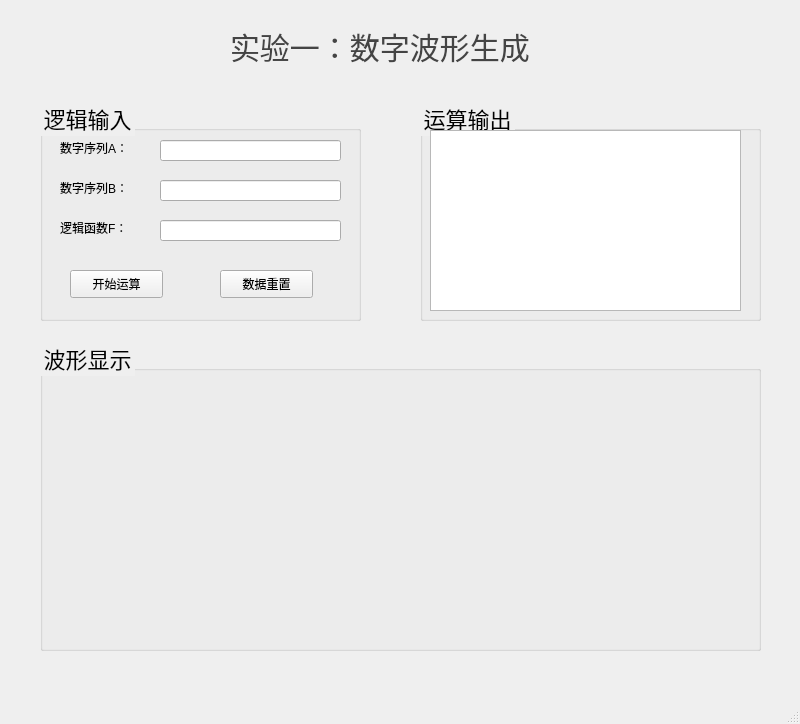
<?xml version="1.0" encoding="UTF-8"?>
<ui version="4.0">
 <class>MainWindow</class>
 <widget class="QMainWindow" name="MainWindow">
  <property name="geometry">
   <rect>
    <x>0</x>
    <y>0</y>
    <width>800</width>
    <height>724</height>
   </rect>
  </property>
  <property name="windowTitle">
   <string>MainWindow</string>
  </property>
  <property name="styleSheet">
   <string notr="true">QGroupBox{
	font: 22px;
}</string>
  </property>
  <widget class="QWidget" name="centralwidget">
   <widget class="QLabel" name="label">
    <property name="geometry">
     <rect>
      <x>230</x>
      <y>20</y>
      <width>311</width>
      <height>51</height>
     </rect>
    </property>
    <property name="styleSheet">
     <string notr="true">QLabel{
	font:30px;
	color:#444444;
}</string>
    </property>
    <property name="text">
     <string>实验一：数字波形生成</string>
    </property>
   </widget>
   <widget class="QGroupBox" name="groupBox">
    <property name="geometry">
     <rect>
      <x>40</x>
      <y>100</y>
      <width>321</width>
      <height>221</height>
     </rect>
    </property>
    <property name="title">
     <string>逻辑输入</string>
    </property>
    <widget class="QLineEdit" name="data_A">
     <property name="geometry">
      <rect>
       <x>120</x>
       <y>40</y>
       <width>181</width>
       <height>21</height>
      </rect>
     </property>
    </widget>
    <widget class="QLabel" name="label_2">
     <property name="geometry">
      <rect>
       <x>20</x>
       <y>40</y>
       <width>101</width>
       <height>16</height>
      </rect>
     </property>
     <property name="text">
      <string>数字序列A：</string>
     </property>
    </widget>
    <widget class="QLabel" name="label_3">
     <property name="geometry">
      <rect>
       <x>20</x>
       <y>80</y>
       <width>81</width>
       <height>16</height>
      </rect>
     </property>
     <property name="text">
      <string>数字序列B：</string>
     </property>
    </widget>
    <widget class="QLineEdit" name="data_B">
     <property name="geometry">
      <rect>
       <x>120</x>
       <y>80</y>
       <width>181</width>
       <height>21</height>
      </rect>
     </property>
    </widget>
    <widget class="QLabel" name="label_4">
     <property name="geometry">
      <rect>
       <x>20</x>
       <y>120</y>
       <width>81</width>
       <height>16</height>
      </rect>
     </property>
     <property name="text">
      <string>逻辑函数F：</string>
     </property>
    </widget>
    <widget class="QLineEdit" name="data_F">
     <property name="geometry">
      <rect>
       <x>120</x>
       <y>120</y>
       <width>181</width>
       <height>21</height>
      </rect>
     </property>
    </widget>
    <widget class="QPushButton" name="button_1">
     <property name="geometry">
      <rect>
       <x>30</x>
       <y>170</y>
       <width>93</width>
       <height>28</height>
      </rect>
     </property>
     <property name="text">
      <string>开始运算</string>
     </property>
    </widget>
    <widget class="QPushButton" name="button_2">
     <property name="geometry">
      <rect>
       <x>180</x>
       <y>170</y>
       <width>93</width>
       <height>28</height>
      </rect>
     </property>
     <property name="text">
      <string>数据重置</string>
     </property>
    </widget>
   </widget>
   <widget class="QGroupBox" name="groupBox_2">
    <property name="geometry">
     <rect>
      <x>420</x>
      <y>100</y>
      <width>341</width>
      <height>221</height>
     </rect>
    </property>
    <property name="title">
     <string>运算输出</string>
    </property>
    <widget class="QTextBrowser" name="res_console">
     <property name="geometry">
      <rect>
       <x>10</x>
       <y>30</y>
       <width>311</width>
       <height>181</height>
      </rect>
     </property>
    </widget>
   </widget>
   <widget class="QGroupBox" name="groupBox_3">
    <property name="geometry">
     <rect>
      <x>40</x>
      <y>340</y>
      <width>721</width>
      <height>311</height>
     </rect>
    </property>
    <property name="title">
     <string>波形显示</string>
    </property>
    <widget class="QWidget" name="verticalLayoutWidget">
     <property name="geometry">
      <rect>
       <x>20</x>
       <y>30</y>
       <width>691</width>
       <height>271</height>
      </rect>
     </property>
     <layout class="QVBoxLayout" name="fig_con"/>
    </widget>
   </widget>
  </widget>
  <widget class="QStatusBar" name="statusbar"/>
 </widget>
 <resources/>
 <connections/>
</ui>
